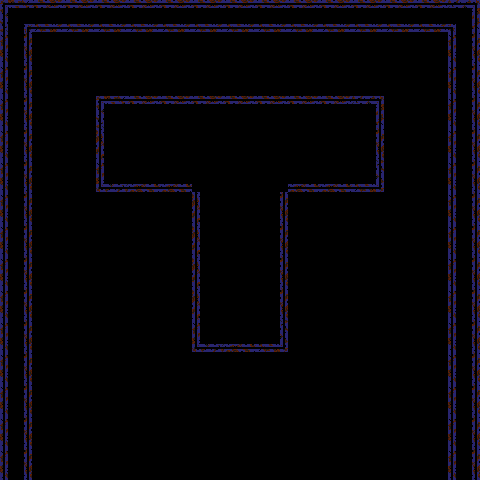

This is a level from a 2D game, rendered from its Tiled map with the project's own tilesets. A one-line summary and the complete map file follow:
An orthogonal 15x15 tile map with 32x32 px tiles, 1 tile layer (Tile Layer 1), 2 tilesets.

<map version="1.9" tiledversion="1.9.0" orientation="orthogonal" renderorder="right-down" width="15" height="15" tilewidth="32" tileheight="32" infinite="0" nextlayerid="2" nextobjectid="1">
 <tileset firstgid="1" source="BoardSection1.tsx" />
 <tileset firstgid="17" source="SectionBoard1.tsx" />
 <layer id="1" name="Tile Layer 1" width="15" height="15">
  <data encoding="csv">
8,14,14,14,14,14,14,14,14,14,14,14,14,14,7,
13,0,0,0,0,0,0,0,0,0,0,0,0,0,13,
13,0,0,0,0,0,0,0,0,0,0,0,0,0,13,
13,0,0,9,4,4,4,4,4,4,4,12,0,0,13,
13,0,0,1,0,0,0,0,0,0,0,3,0,0,13,
13,0,0,10,2,2,23,0,24,2,2,11,0,0,13,
13,0,0,0,0,0,1,0,3,0,0,0,0,0,13,
13,0,0,0,0,0,1,0,3,0,0,0,0,0,13,
13,0,0,0,0,0,1,0,3,0,0,0,0,0,13,
13,0,0,0,0,0,1,0,3,0,0,0,0,0,13,
13,0,0,0,0,0,10,2,11,0,0,0,0,0,13,
13,0,0,0,0,0,0,0,0,0,0,0,0,0,13,
13,0,0,0,0,0,0,0,0,0,0,0,0,0,13,
13,0,0,0,0,0,0,0,0,0,0,0,0,0,13,
13,0,0,0,0,0,0,0,0,0,0,0,0,0,13
</data>
 </layer>
</map>